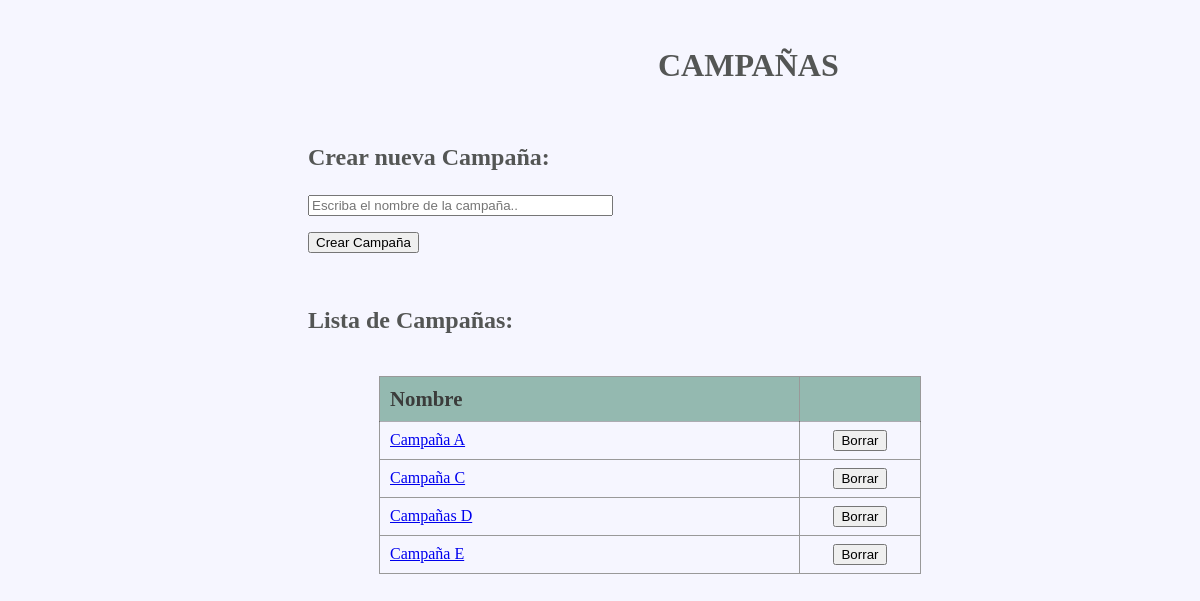
The page /inicio/ on the database its author committed.
### main/models.py (models this page shows)
class Campaign(models.Model):
	name = models.CharField(max_length=255, blank=True)

### main/views.py (the view)
# urls.py: 2. Add a URL to urlpatterns:  path('', views.home, name='home')
def home(request):
	campaigns = Campaign.objects.all()
	return render(request, 'main/home.html', { 'campaigns': campaigns })

### main/templates/main/home.html (shortened to what this page needs)
{% load static%}
<!DOCTYPE html>
<html>
  <head>
  	<link rel="stylesheet" href="https://cdn.datatables.net/1.10.16/css/jquery.dataTables.min.css">
    <link href="{% static 'css/custom.css' %}" rel="stylesheet" type="text/css">
  </head>
  <body>
   <div style="margin-left:650px;color:#545655"><h1>CAMPAÑAS</h1></p></div>
  <div style="margin-left:300px;color:#545655""><p><h2>Crear nueva Campaña:</p></h2>
  <form id = "create" action="{% url 'createCampaign' %}" method="post">
			<input name="name" type="text" required=True placeholder="Escriba el nombre de la campaña.." size="35">
			<p><button for = "create" type="submit" >Crear Campaña</button></p>
  </form>
  <p ><h2>Lista de Campañas:</p></h2>
</div>
<div id="main" style="margin-left:100px;">
   <table id = "campaigns" class="campaigns-list" style="width:50%;">
	<thead >
		<tr >
			<th style="font-size: 1.3rem;">Nombre</th>
			<th style="width: 100px;"></th>
		</tr>
	</thead>
	<tbody >
    {% for campaign in campaigns %}
    <tr >
		<td ><a href="{% url 'detailCampaign' campaign.id %}">{{ campaign.name }}</a></td>
        <td style="text-align: center;"><a href="{% url 'deleteCampaign' campaign.id %}"><button type="button" >
							Borrar</button></a></td>
    {% endfor %}
 	</tbody>
	</table>
  </div>
  </body>
</html>

### static/css/custom.css (style rules this page uses)
table.campaigns-list { margin: auto; width: 600px; border-collapse: collapse; border: 1px solid #fff; border-style: hidden; }

### main/templates/main/home.html (style rules this page uses)
body { background-color: #f6f6ff; font-family: Calibri, Myriad; color: #202020; }
table.campaigns-list { margin: auto; width: 600px; border-collapse: collapse; border: 1px solid #fff; }
table.campaigns thead, th { border: 1px solid #999; text-align: center; background-color: #94b9b0; color:#3b3c3b }
table.campaigns tbody, td { border: 1px solid #999; text-align: left; }

### rows shown on the page
Campaign: name "Campaña A"
Campaign: name "Campaña C"
Campaign: name "Campañas D"
Campaign: name "Campaña E"
